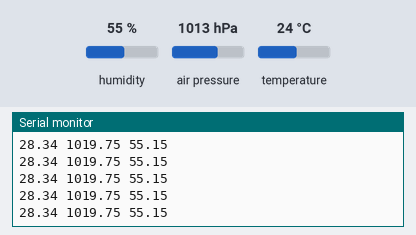
Bench run of a sketch on a simulated Arduino Uno, built with avr-gcc and run on an emulated ATmega328P. Parts: the last lines printed to the serial monitor. Wiring (inferred from the names in the program): BME280 sensor at I2C address 0x77. Inputs (shaded band) come from the test bench; at power-on: humidity 55 %, air pressure 1013 hPa, temperature 24 °C.

Above: at 1.2 s.
1.3 s: humidity set to 22 %
At 2.2 s:
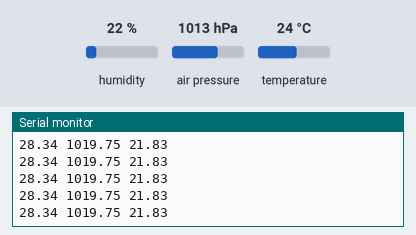
2.8 s: air pressure set to 952 hPa
At 3.3 s:
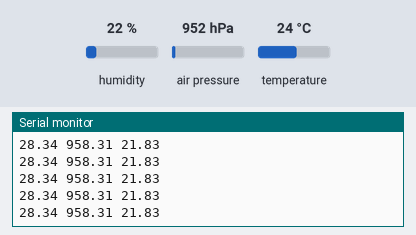
4.3 s: temperature set to 12 °C
At 5.0 s:
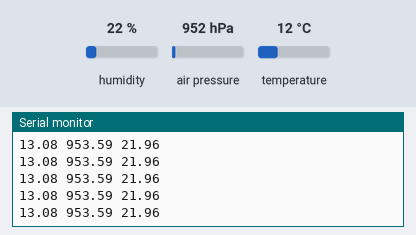
Timing chart, 0 to 7.3 s (numbered marks = the images above; inputs shaded):
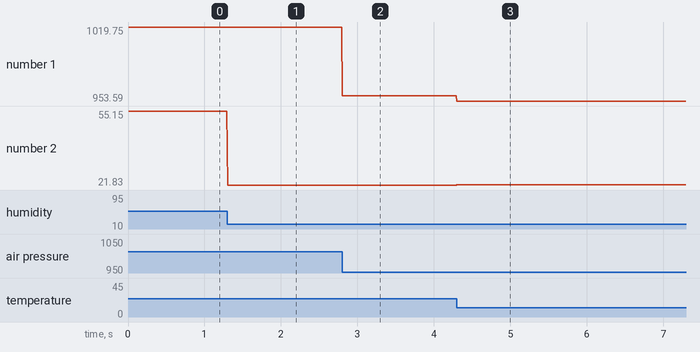

The sketch:

ArduinoApp.ino
```cpp
#include <Wire.h>
#include "DataTypes.h"
#include "BME280.h"

sint32 temperature;
uint32 pressure, humidity;
uint32 OldTime, SamplePeriod = 10;

void setup() {
  Serial.begin(115200);
  Wire.begin();

  if(BME280_Init(BME280_OS_T_2, BME280_OS_P_2, BME280_OS_H_2,
                  BME280_FILTER_4, BME280_MODE_NORMAL, BME280_TSB_05))
    Serial.println("Sensor init error!");
}

void loop() {
  if((uint32)(OldTime - millis()) >=  SamplePeriod){
    OldTime += SamplePeriod;

    BME280_ReadAll(&temperature, &pressure, &humidity);

    Serial.print((float)temperature/100);    Serial.print(' ');
    Serial.print((float)pressure/256/100);   Serial.print(' ');
    Serial.print((float)humidity/1024);      Serial.print('\n');
  }
}
```

BME280.cpp
```cpp
// (licence header left out)
#include "BME280.h"


#define ID_REG			  0xD0
#define PRESS_MSB_REG	0xF7
#define CALIB_00_REG	0x88
#define CALIB_26_REG	0xE1
#define CONFIG_REG		0xF5
#define CTRL_MEAS_REG	0xF4
#define STATUS_REG		0xF3
#define CTRL_HUM_REG	0xF2


static struct {
	uint16 dig_T1;
	uint16 dig_T2;
	uint16 dig_T3;

	uint16 dig_P1;
	sint16 dig_P2;
	sint16 dig_P3;
	sint16 dig_P4;
	sint16 dig_P5;
	sint16 dig_P6;
	sint16 dig_P7;
	sint16 dig_P8;
	sint16 dig_P9;

	uint8  dig_H1;
	sint16 dig_H2;
	uint8  dig_H3;
	sint16 dig_H4;
	sint16 dig_H5;
	sint8  dig_H6;
} CalibParam;

sint32 t_fine;		// t_fine carries fine temperature as global value


/**********************************************************************
Return: 0     - Everything OK
        non 0 - Failed
Parameters: os_t - Temperature Oversampling
            os_p - Pressure Oversampling
            os_h - Humidity Oversampling
            filter - Filter coefficient
            mode - Mode (Sleep/Forced/Normal)
            t_sb - Standby time between conversions
**********************************************************************/
uint8 BME280_Init(uint8 os_t, uint8 os_p, uint8 os_h,
          uint8 filter, uint8 mode, uint8 t_sb)
{
  uint8 ID = 0;
  uint8 Buff[26] = {0};
  uint8 Temp;

  I2C_ReadData(BME280_I2C_ADDR, ID_REG, &ID, 1);
  if(ID != 0x60)
    return 1;

  I2C_ReadData(BME280_I2C_ADDR, CALIB_00_REG, Buff, 26);

  //ToDo: test im_update bit
  CalibParam.dig_T1 = (Buff[1] << 8) | Buff[0];
  CalibParam.dig_T2 = (Buff[3] << 8) | Buff[2];
  CalibParam.dig_T3 = (Buff[5] << 8) | Buff[4];

  CalibParam.dig_P1 = (Buff[7] << 8) | Buff[6];
  CalibParam.dig_P2 = (Buff[9] << 8) | Buff[8];
  CalibParam.dig_P3 = (Buff[11] << 8) | Buff[10];
  CalibParam.dig_P4 = (Buff[13] << 8) | Buff[12];
  CalibParam.dig_P5 = (Buff[15] << 8) | Buff[14];
  CalibParam.dig_P6 = (Buff[17] << 8) | Buff[16];
  CalibParam.dig_P7 = (Buff[19] << 8) | Buff[18];
  CalibParam.dig_P8 = (Buff[21] << 8) | Buff[20];
  CalibParam.dig_P9 = (Buff[23] << 8) | Buff[22];

  CalibParam.dig_H1 = Buff[25];

  memset (Buff, 0, 7);
  I2C_ReadData(BME280_I2C_ADDR, CALIB_26_REG, Buff, 7);

  CalibParam.dig_H2 = (Buff[1] << 8) | Buff[0];
  CalibParam.dig_H3 = Buff[2];
  CalibParam.dig_H4 = (Buff[3] << 4) | (Buff[4] & 0x0F);
  CalibParam.dig_H5 = (Buff[5] << 4) | (Buff[4] >> 4);
  CalibParam.dig_H6 = Buff[6];

  Temp = (t_sb << 5) | ((filter & 0x07) << 2);                  //config
  I2C_WriteData(BME280_I2C_ADDR, CONFIG_REG, &Temp, 1);

  Temp = os_h & 0x07;                                           //hum
  I2C_WriteData(BME280_I2C_ADDR, CTRL_HUM_REG, &Temp, 1);

  Temp = (os_t << 5) | ((os_p & 0x07) << 2) | (mode & 0x03);    //meas
  I2C_WriteData(BME280_I2C_ADDR, CTRL_MEAS_REG, &Temp, 1);

  return 0;
}

// Returns temperature in DegC, resolution is 0.01 DegC. Output value of “5123” equals 51.23 DegC.
sint32 BME280_CompensateT(sint32 adc_T)
{
  sint32 var1, var2, T;

  var1 = ((((adc_T>>3) - ((sint32)CalibParam.dig_T1<<1))) * ((sint32)CalibParam.dig_T2)) >> 11;
  var2 = (((((adc_T>>4) - ((sint32)CalibParam.dig_T1)) * ((adc_T>>4) - ((sint32)CalibParam.dig_T1))) >> 12) * ((sint32)CalibParam.dig_T3)) >> 14;
  t_fine = var1 + var2;
  T = (t_fine * 5 + 128) >> 8;

  return T;
}

// Returns pressure in Pa as unsigned 32 bit integer in Q24.8 format (24 integer bits and 8 fractional bits).
// Output value of “24674867” represents 24674867/256 = 96386.2 Pa = 963.862 hPa
uint32 BME280_CompensateP(sint32 adc_P)
{
  sint64 var1, var2, p;

  var1 = ((sint64)t_fine) - 128000;
  var2 = var1 * var1 * (sint64)CalibParam.dig_P6;
  var2 = var2 + ((var1*(sint64)CalibParam.dig_P5)<<17);
  var2 = var2 + (((sint64)CalibParam.dig_P4)<<35);
  var1 = ((var1 * var1 * (sint64)CalibParam.dig_P3)>>8) + ((var1 * (sint64)CalibParam.dig_P2)<<12);
  var1 = (((((sint64)1)<<47) + var1)) * ((sint64)CalibParam.dig_P1)>>33;

  if (var1 == 0)
    return 0;   //avoid exception caused by division by zero

  p = 1048576 - adc_P;
  p = (((p << 31) - var2) * 3125) / var1;
  var1 = (((sint64)CalibParam.dig_P9) * (p>>13) * (p>>13)) >> 25;
  var2 = (((sint64)CalibParam.dig_P8) * p) >> 19;
  p = ((p + var1 + var2) >> 8) + (((sint64)CalibParam.dig_P7)<<4);

  return (uint32)p;
}

// Returns humidity in %RH as unsigned 32 bit integer in Q22.10 format (22 integer and 10 fractional bits).
// Output value of “47445” represents 47445/1024 = 46.333 %RH
uint32 BME280_CompensateH(sint32 adc_H)
{
  sint32 v_x1_u32r;

  v_x1_u32r = (t_fine - ((sint32)76800));
  v_x1_u32r = (((((adc_H << 14) - (((sint32)CalibParam.dig_H4) << 20) - (((sint32)CalibParam.dig_H5) * v_x1_u32r)) +
    ((sint32)16384)) >> 15) * (((((((v_x1_u32r * ((sint32)CalibParam.dig_H6)) >> 10) * (((v_x1_u32r *
    ((sint32)CalibParam.dig_H3)) >> 11) + ((sint32)32768))) >> 10) + ((sint32)2097152)) *
    ((sint32)CalibParam.dig_H2) + 8192) >> 14));
  v_x1_u32r = (v_x1_u32r - (((((v_x1_u32r >> 15) * (v_x1_u32r >> 15)) >> 7) * ((sint32)CalibParam.dig_H1)) >> 4));
  v_x1_u32r = (v_x1_u32r < 0 ? 0 : v_x1_u32r);
  v_x1_u32r = (v_x1_u32r > 419430400 ? 419430400 : v_x1_u32r);

  return (uint32)(v_x1_u32r>>12);
}

/**********************************************************************
Return: 0     - Everything OK
        non 0 - Failed
Parameters: t - Pointer to variable in which to write the temperature
            p - Pointer to variable in which to write the pressure
            h - Pointer to variable in which to write the humidity
**********************************************************************/
uint8 BME280_ReadAll(sint32* t, uint32* p, uint32* h)
{
  uint8 Buff[8] = {0};
  sint32 UncT, UncP, UncH;

  if(I2C_ReadData(BME280_I2C_ADDR, PRESS_MSB_REG, Buff, 8))
    return 1;

  UncP = ((uint32)Buff[0] << 16) | ((uint16)Buff[1] << 8) | Buff[2];
  UncP >>= 4;

  UncT = ((uint32)Buff[3] << 16) | ((uint16)Buff[4] << 8) | Buff[5];
  UncT >>= 4;

  UncH = ((uint16)Buff[6] << 8) | Buff[7];

  *t = BME280_CompensateT(UncT);
  *p = BME280_CompensateP(UncP);
  *h = BME280_CompensateH(UncH);

  return 0;
}

/**********************************************************************
Return: 0     - Everything OK
        non 0 - Failed
Parameters: mode - Mode (Sleep/Forced/Normal)
**********************************************************************/
uint8 BME280_SetMode(uint8 mode)
{
  uint8 RegVal = 0;

  mode &= 0x03;
  I2C_ReadData(BME280_I2C_ADDR, CTRL_MEAS_REG, &RegVal, 1);
  RegVal &= 0xFC;
  RegVal |= mode;
  return I2C_WriteData(BME280_I2C_ADDR, CTRL_MEAS_REG, &RegVal, 1);
}
```

BME280.h
```cpp
// (licence header left out)
#ifndef _BME280_H_
#define _BME280_H_

#include <string.h>
#include "DataTypes.h"
#include "I2C.h"

//Device Address
#define BME280_I2C_ADDR		0x77	//Sensor Address

//Configuration parameters
//Temperature oversampling
#define BME280_OS_T_SKP		0x00
#define BME280_OS_T_1		0x01
#define BME280_OS_T_2		0x02
#define BME280_OS_T_4		0x03
#define BME280_OS_T_8		0x04
#define BME280_OS_T_16		0x05

//Pressure oversampling
#define BME280_OS_P_SKP		0x00
#define BME280_OS_P_1		0x01
#define BME280_OS_P_2		0x02
#define BME280_OS_P_4		0x03
#define BME280_OS_P_8		0x04
#define BME280_OS_P_16		0x05

//Humidity oversampling
#define BME280_OS_H_SKP		0x00
#define BME280_OS_H_1		0x01
#define BME280_OS_H_2		0x02
#define BME280_OS_H_4		0x03
#define BME280_OS_H_8		0x04
#define BME280_OS_H_16		0x05

//Filter coefficient
#define BME280_FILTER_OFF	0x00
#define BME280_FILTER_2		0x01
#define BME280_FILTER_4		0x02
#define BME280_FILTER_8		0x03
#define BME280_FILTER_16	0x04

//Mode
#define BME280_MODE_SLEEP	0x00
#define BME280_MODE_FORCED	0x01
#define BME280_MODE_NORMAL	0x03

//Standby time - ms
#define BME280_TSB_05		0x00	// 0.5
#define BME280_TSB_62		0x01	//62.5
#define BME280_TSB_125		0x02
#define BME280_TSB_250		0x03
#define BME280_TSB_500		0x04
#define BME280_TSB_1000		0x05
#define BME280_TSB_10		0x06
#define BME280_TSB_20		0x07


//User API
uint8 BME280_Init(uint8 os_t, uint8 os_p, uint8 os_h,
					uint8 filter, uint8 mode, uint8 t_sb);
uint8 BME280_ReadAll(sint32* t, uint32* p, uint32* h);
uint8 BME280_SetMode(uint8 mode);

#endif /* _BME280_H_ */
```

DataTypes.h
```cpp
#ifndef DATATYPES_H
#define DATATYPES_H

typedef unsigned char 			    uint8;
typedef unsigned short 			    uint16;
typedef unsigned long  		      uint32;
typedef unsigned long long     	uint64;

typedef char 			              sint8;
typedef short 				          sint16;
typedef long  		              sint32;
typedef long long     	        sint64;

#endif	/* DATATYPES_H */
```

I2C.cpp
```cpp
// (licence header left out)
#include "I2C.h"
#include <Wire.h>

uint8 I2C_WriteData(uint8 device_addr, uint8 register_addr, uint8* data, uint8 length)
{
  Wire.beginTransmission(device_addr);
  Wire.write(register_addr);
  Wire.write(data, length);
  return(Wire.endTransmission());
}

uint8 I2C_ReadData(uint8 device_addr, uint8 register_addr, uint8* data, uint8 length)
{
  uint8 cnt = 0;

  Wire.beginTransmission(device_addr);
  Wire.write(register_addr);
  if(Wire.endTransmission())
    return 1;

  if(Wire.requestFrom(device_addr, length) != length)
    return 2;
  while(length--)
    data[cnt++] = Wire.read();

  return 0;
}
```

I2C.h
```cpp
#ifndef I2C_H
#define I2C_H

#include "DataTypes.h"

uint8 I2C_WriteData(uint8 device_addr, uint8 register_addr, uint8* data, uint8 length);
uint8 I2C_ReadData(uint8 device_addr, uint8 register_addr, uint8* data, uint8 length);

#endif	/* I2C_H */
```

Measured:
- after the input at 1.3 s, the serial monitor: prints a new line at once (image 1)
- after the input at 2.8 s, the serial monitor: prints a new line at once (image 2)
- after the input at 4.3 s, the serial monitor: prints a new line at once (image 3)
- plotted number 1: 1019.75 → 958.31 after the input at 2.8 s, 958.31 → 953.59 after the input at 4.3 s
- plotted number 2: 55.15 → 21.83 after the input at 1.3 s, 21.83 → 21.96 after the input at 4.3 s
